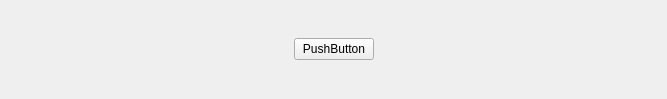
<?xml version="1.0" encoding="UTF-8"?>
<ui version="4.0">
 <class>ButtonGroup</class>
 <widget class="QWidget" name="ButtonGroup">
  <property name="geometry">
   <rect>
    <x>0</x>
    <y>0</y>
    <width>667</width>
    <height>99</height>
   </rect>
  </property>
  <property name="windowTitle">
   <string>Form</string>
  </property>
  <layout class="QHBoxLayout" name="horizontalLayout">
   <property name="leftMargin">
    <number>0</number>
   </property>
   <property name="topMargin">
    <number>0</number>
   </property>
   <property name="rightMargin">
    <number>0</number>
   </property>
   <property name="bottomMargin">
    <number>0</number>
   </property>
   <item>
    <widget class="QStackedWidget" name="stackedWidget">
     <widget class="QWidget" name="startPage">
      <layout class="QHBoxLayout" name="horizontalLayout_2">
       <item>
        <spacer name="horizontalSpacer">
         <property name="orientation">
          <enum>Qt::Orientation::Horizontal</enum>
         </property>
         <property name="sizeHint" stdset="0">
          <size>
           <width>281</width>
           <height>20</height>
          </size>
         </property>
        </spacer>
       </item>
       <item>
        <widget class="MyButton" name="start">
         <property name="text">
          <string>PushButton</string>
         </property>
        </widget>
       </item>
       <item>
        <spacer name="horizontalSpacer_2">
         <property name="orientation">
          <enum>Qt::Orientation::Horizontal</enum>
         </property>
         <property name="sizeHint" stdset="0">
          <size>
           <width>280</width>
           <height>20</height>
          </size>
         </property>
        </spacer>
       </item>
      </layout>
     </widget>
     <widget class="QWidget" name="passOrPlayPage">
      <layout class="QHBoxLayout" name="horizontalLayout_4">
       <item>
        <spacer name="horizontalSpacer_5">
         <property name="orientation">
          <enum>Qt::Orientation::Horizontal</enum>
         </property>
         <property name="sizeHint" stdset="0">
          <size>
           <width>157</width>
           <height>20</height>
          </size>
         </property>
        </spacer>
       </item>
       <item>
        <widget class="MyButton" name="pass">
         <property name="text">
          <string>PushButton</string>
         </property>
        </widget>
       </item>
       <item>
        <spacer name="horizontalSpacer_6">
         <property name="orientation">
          <enum>Qt::Orientation::Horizontal</enum>
         </property>
         <property name="sizeHint" stdset="0">
          <size>
           <width>156</width>
           <height>20</height>
          </size>
         </property>
        </spacer>
       </item>
       <item>
        <widget class="MyButton" name="playCard_2">
         <property name="text">
          <string>PushButton</string>
         </property>
        </widget>
       </item>
       <item>
        <spacer name="horizontalSpacer_7">
         <property name="orientation">
          <enum>Qt::Orientation::Horizontal</enum>
         </property>
         <property name="sizeHint" stdset="0">
          <size>
           <width>157</width>
           <height>20</height>
          </size>
         </property>
        </spacer>
       </item>
      </layout>
     </widget>
     <widget class="QWidget" name="nullPage"/>
     <widget class="QWidget" name="callLordPage">
      <layout class="QHBoxLayout" name="horizontalLayout_5">
       <property name="leftMargin">
        <number>0</number>
       </property>
       <property name="topMargin">
        <number>0</number>
       </property>
       <property name="rightMargin">
        <number>0</number>
       </property>
       <property name="bottomMargin">
        <number>0</number>
       </property>
       <item>
        <spacer name="horizontalSpacer_8">
         <property name="orientation">
          <enum>Qt::Orientation::Horizontal</enum>
         </property>
         <property name="sizeHint" stdset="0">
          <size>
           <width>60</width>
           <height>20</height>
          </size>
         </property>
        </spacer>
       </item>
       <item>
        <widget class="MyButton" name="giveUp">
         <property name="text">
          <string>PushButton</string>
         </property>
        </widget>
       </item>
       <item>
        <spacer name="horizontalSpacer_9">
         <property name="orientation">
          <enum>Qt::Orientation::Horizontal</enum>
         </property>
         <property name="sizeType">
          <enum>QSizePolicy::Policy::Fixed</enum>
         </property>
         <property name="sizeHint" stdset="0">
          <size>
           <width>30</width>
           <height>20</height>
          </size>
         </property>
        </spacer>
       </item>
       <item>
        <widget class="MyButton" name="oneScore">
         <property name="text">
          <string>PushButton</string>
         </property>
        </widget>
       </item>
       <item>
        <spacer name="horizontalSpacer_10">
         <property name="orientation">
          <enum>Qt::Orientation::Horizontal</enum>
         </property>
         <property name="sizeType">
          <enum>QSizePolicy::Policy::Fixed</enum>
         </property>
         <property name="sizeHint" stdset="0">
          <size>
           <width>30</width>
           <height>20</height>
          </size>
         </property>
        </spacer>
       </item>
       <item>
        <widget class="MyButton" name="twoScore">
         <property name="text">
          <string>PushButton</string>
         </property>
        </widget>
       </item>
       <item>
        <spacer name="horizontalSpacer_11">
         <property name="orientation">
          <enum>Qt::Orientation::Horizontal</enum>
         </property>
         <property name="sizeType">
          <enum>QSizePolicy::Policy::Fixed</enum>
         </property>
         <property name="sizeHint" stdset="0">
          <size>
           <width>30</width>
           <height>20</height>
          </size>
         </property>
        </spacer>
       </item>
       <item>
        <widget class="MyButton" name="threeScore">
         <property name="text">
          <string>PushButton</string>
         </property>
        </widget>
       </item>
       <item>
        <spacer name="horizontalSpacer_12">
         <property name="orientation">
          <enum>Qt::Orientation::Horizontal</enum>
         </property>
         <property name="sizeHint" stdset="0">
          <size>
           <width>60</width>
           <height>20</height>
          </size>
         </property>
        </spacer>
       </item>
      </layout>
     </widget>
     <widget class="QWidget" name="playCradPage">
      <layout class="QHBoxLayout" name="horizontalLayout_3">
       <item>
        <spacer name="horizontalSpacer_3">
         <property name="orientation">
          <enum>Qt::Orientation::Horizontal</enum>
         </property>
         <property name="sizeHint" stdset="0">
          <size>
           <width>281</width>
           <height>20</height>
          </size>
         </property>
        </spacer>
       </item>
       <item>
        <widget class="MyButton" name="playCard">
         <property name="text">
          <string>PushButton</string>
         </property>
        </widget>
       </item>
       <item>
        <spacer name="horizontalSpacer_4">
         <property name="orientation">
          <enum>Qt::Orientation::Horizontal</enum>
         </property>
         <property name="sizeHint" stdset="0">
          <size>
           <width>280</width>
           <height>20</height>
          </size>
         </property>
        </spacer>
       </item>
      </layout>
     </widget>
    </widget>
   </item>
  </layout>
 </widget>
 <customwidgets>
  <customwidget>
   <class>MyButton</class>
   <extends>QPushButton</extends>
   <header>mybutton.h</header>
  </customwidget>
 </customwidgets>
 <resources/>
 <connections/>
</ui>
